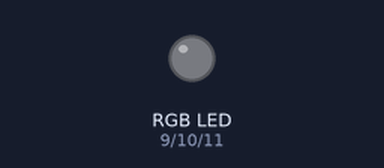
Bench run of a sketch on a simulated Arduino Uno, built with avr-gcc and run on an emulated ATmega328P. Parts: an RGB LED mixed from three pins (HIGH = lit). Dashed ring = blinking.

Above: at 0.1 s.
At 0.25 s:
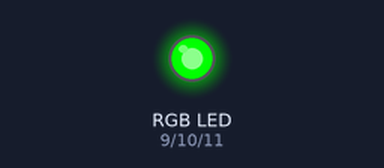
At 1.15 s:
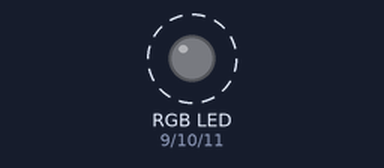
At 2.5 s:
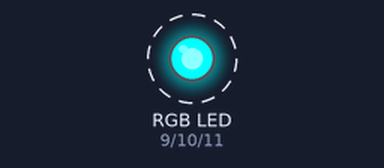
Timing chart, 0 to 3.0 s (numbered marks = the images above):
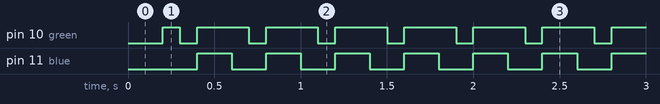

Measured:
- by itself, pin 10 (green): repeats every 0.40 s: LOW 0.10 s, HIGH 0.30 s
- by itself, pin 11 (blue): alternates HIGH for 0.20 s and LOW for 0.20 s

The sketch:

rgb.ino
```cpp
const int red = 9;
const int green = 10;
const int blue =11;
const int sure = 100;

void setup() {
  pinMode(red,OUTPUT);
  pinMode(green,OUTPUT);
  pinMode(blue,OUTPUT);
}

void loop() {
  /*
  digitalWrite(red,HIGH);
  digitalWrite(green,HIGH);
  digitalWrite(blue,HIGH);
  delay(sure);
  digitalWrite(red,HIGH);
  digitalWrite(green,LOW);
  digitalWrite(blue,LOW);
  delay(sure);
  digitalWrite(red,LOW);
  digitalWrite(green,HIGH);
  digitalWrite(blue,LOW);
  delay(sure);
  digitalWrite(red,LOW);
  digitalWrite(green,LOW);
  digitalWrite(blue,HIGH);
  delay(sure);
  */

  digitalWrite(red,LOW);
  delay(sure);
  digitalWrite(red,HIGH);
  digitalWrite(red,LOW);
  delay(sure);
  digitalWrite(green,HIGH);
  digitalWrite(blue,LOW);
  delay(sure);
  digitalWrite(green,LOW);
  digitalWrite(red,LOW);
  delay(sure);
  digitalWrite(red,HIGH);
  digitalWrite(green,HIGH);
  digitalWrite(blue,HIGH);
}
```
